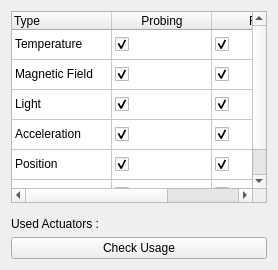
       <widget class="QWidget" name="actuatorTab">
        <attribute name="title">
         <string>Actuators</string>
        </attribute>
        <layout class="QGridLayout" name="gridLayout_6">
         <item row="0" column="0">
          <layout class="QHBoxLayout" name="horizontalLayout_4">
           <item>
            <layout class="QVBoxLayout" name="usedActuatorsLayout">
             <item>
              <widget class="QTableWidget" name="usedActuators">
               <property name="rowCount">
                <number>6</number>
               </property>
               <attribute name="verticalHeaderVisible">
                <bool>false</bool>
               </attribute>
               <row/>
               <row/>
               <row/>
               <row/>
               <row/>
               <row/>
               <column>
                <property name="text">
                 <string>Type</string>
                </property>
                <property name="toolTip">
                 <string>Actuator Type</string>
                </property>
                <property name="textAlignment">
                 <set>AlignLeading|AlignVCenter</set>
                </property>
               </column>
               <column>
                <property name="text">
                 <string>Probing</string>
                </property>
                <property name="toolTip">
                 <string>in Probing</string>
                </property>
                <property name="textAlignment">
                 <set>AlignCenter</set>
                </property>
               </column>
               <column>
                <property name="text">
                 <string>Final</string>
                </property>
                <property name="toolTip">
                 <string>in Final Test (Pre-Singulation)</string>
                </property>
                <property name="textAlignment">
                 <set>AlignCenter</set>
                </property>
               </column>
               <item row="0" column="0">
                <property name="text">
                 <string>Temperature</string>
                </property>
                <property name="flags">
                 <set>ItemIsEnabled</set>
                </property>
               </item>
               <item row="0" column="1">
                <property name="text">
                 <string/>
                </property>
                <property name="textAlignment">
                 <set>AlignLeading|AlignVCenter</set>
                </property>
                <property name="checkState">
                 <enum>Checked</enum>
                </property>
                <property name="flags">
                 <set>ItemIsUserCheckable|ItemIsEnabled</set>
                </property>
               </item>
               <item row="0" column="2">
                <property name="text">
                 <string/>
                </property>
                <property name="checkState">
                 <enum>Checked</enum>
                </property>
                <property name="flags">
                 <set>ItemIsUserCheckable|ItemIsEnabled</set>
                </property>
               </item>
               <item row="1" column="0">
                <property name="text">
                 <string>Magnetic Field</string>
                </property>
                <property name="flags">
                 <set>ItemIsEnabled</set>
                </property>
               </item>
               <item row="1" column="1">
                <property name="text">
                 <string/>
                </property>
                <property name="checkState">
                 <enum>Checked</enum>
                </property>
                <property name="flags">
                 <set>ItemIsUserCheckable|ItemIsEnabled</set>
                </property>
               </item>
               <item row="1" column="2">
                <property name="text">
                 <string/>
                </property>
                <property name="checkState">
                 <enum>Checked</enum>
                </property>
                <property name="flags">
                 <set>ItemIsUserCheckable|ItemIsEnabled</set>
                </property>
               </item>
               <item row="2" column="0">
                <property name="text">
                 <string>Light</string>
                </property>
                <property name="flags">
                 <set>ItemIsEnabled</set>
                </property>
               </item>
               <item row="2" column="1">
                <property name="text">
                 <string/>
                </property>
                <property name="checkState">
                 <enum>Checked</enum>
                </property>
                <property name="flags">
                 <set>ItemIsUserCheckable|ItemIsEnabled</set>
                </property>
               </item>
               <item row="2" column="2">
                <property name="text">
                 <string/>
                </property>
                <property name="checkState">
                 <enum>Checked</enum>
                </property>
                <property name="flags">
                 <set>ItemIsUserCheckable|ItemIsEnabled</set>
                </property>
               </item>
               <item row="3" column="0">
                <property name="text">
                 <string>Acceleration</string>
                </property>
                <property name="flags">
                 <set>ItemIsEnabled</set>
                </property>
               </item>
               <item row="3" column="1">
                <property name="text">
                 <string/>
                </property>
                <property name="checkState">
                 <enum>Checked</enum>
                </property>
                <property name="flags">
                 <set>ItemIsUserCheckable|ItemIsEnabled</set>
                </property>
               </item>
               <item row="3" column="2">
                <property name="text">
                 <string/>
                </property>
                <property name="checkState">
                 <enum>Checked</enum>
                </property>
                <property name="flags">
                 <set>ItemIsUserCheckable|ItemIsEnabled</set>
                </property>
               </item>
               <item row="4" column="0">
                <property name="text">
                 <string>Position</string>
                </property>
                <property name="flags">
                 <set>ItemIsEnabled</set>
                </property>
               </item>
               <item row="4" column="1">
                <property name="text">
                 <string/>
                </property>
                <property name="checkState">
                 <enum>Checked</enum>
                </property>
                <property name="flags">
                 <set>ItemIsUserCheckable|ItemIsEnabled</set>
                </property>
               </item>
               <item row="4" column="2">
                <property name="text">
                 <string/>
                </property>
                <property name="checkState">
                 <enum>Checked</enum>
                </property>
                <property name="flags">
                 <set>ItemIsUserCheckable|ItemIsEnabled</set>
                </property>
               </item>
               <item row="5" column="0">
                <property name="text">
                 <string>Pressure</string>
                </property>
                <property name="flags">
                 <set>ItemIsEnabled</set>
                </property>
               </item>
               <item row="5" column="1">
                <property name="text">
                 <string/>
                </property>
                <property name="checkState">
                 <enum>Checked</enum>
                </property>
                <property name="flags">
                 <set>ItemIsUserCheckable|ItemIsEnabled</set>
                </property>
               </item>
               <item row="5" column="2">
                <property name="text">
                 <string/>
                </property>
                <property name="checkState">
                 <enum>Checked</enum>
                </property>
                <property name="flags">
                 <set>ItemIsUserCheckable|ItemIsEnabled</set>
                </property>
               </item>
              </widget>
             </item>
             <item>
              <widget class="QLabel" name="usedEquipmentLabel">
               <property name="sizePolicy">
                <sizepolicy hsizetype="Expanding" vsizetype="Fixed">
                 <horstretch>0</horstretch>
                 <verstretch>0</verstretch>
                </sizepolicy>
               </property>
               <property name="minimumSize">
                <size>
                 <width>0</width>
                 <height>22</height>
                </size>
               </property>
               <property name="maximumSize">
                <size>
                 <width>16777215</width>
                 <height>22</height>
                </size>
               </property>
               <property name="text">
                <string>Used Actuators :</string>
               </property>
               <property name="alignment">
                <set>Qt::AlignBottom|Qt::AlignLeading|Qt::AlignLeft</set>
               </property>
              </widget>
             </item>
             <item>
              <widget class="QPushButton" name="checkActuators">
               <property name="sizePolicy">
                <sizepolicy hsizetype="Expanding" vsizetype="Fixed">
                 <horstretch>0</horstretch>
                 <verstretch>0</verstretch>
                </sizepolicy>
               </property>
               <property name="minimumSize">
                <size>
                 <width>0</width>
                 <height>22</height>
                </size>
               </property>
               <property name="maximumSize">
                <size>
                 <width>16777215</width>
                 <height>22</height>
                </size>
               </property>
               <property name="text">
                <string>Check Usage</string>
               </property>
              </widget>
             </item>
            </layout>
           </item>
          </layout>
         </item>
        </layout>
       </widget>
